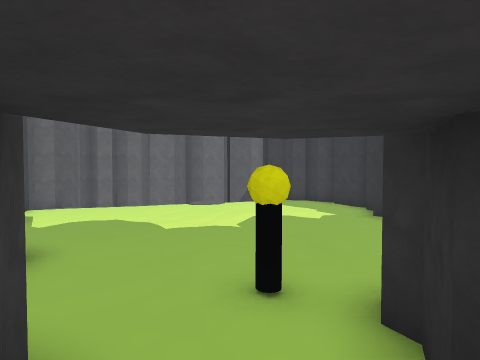
view 1 (above)

13 first-person views from a walk through a Unity game level. The camera is 1.4 m above the floor, tilts 2° down and sees 70° across. The floor is counted in squares, 2 m on a side. Each view is taken from the middle of a square. On the plan, view 1 faces up. The plan holds only what a view shows up to about 11 squares ahead; the rest is blank. The place goes on beyond the plan. The player is left out.

view 2
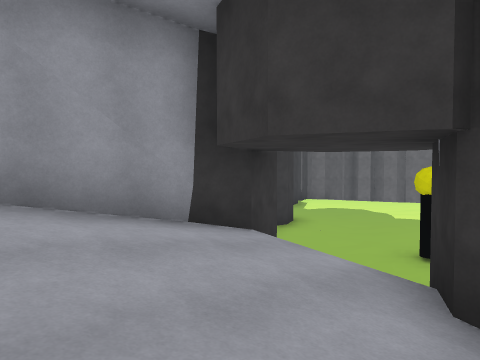

view 3
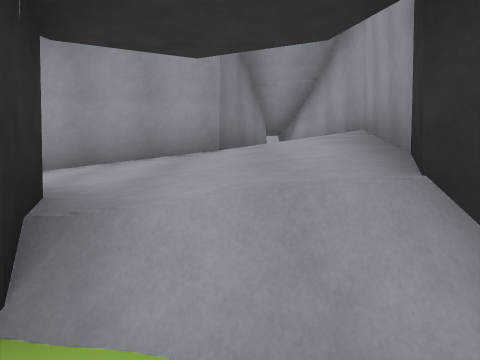

view 4
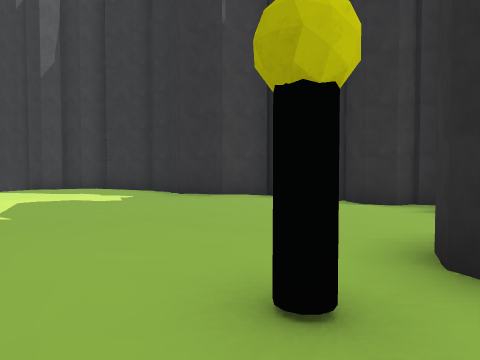

view 5
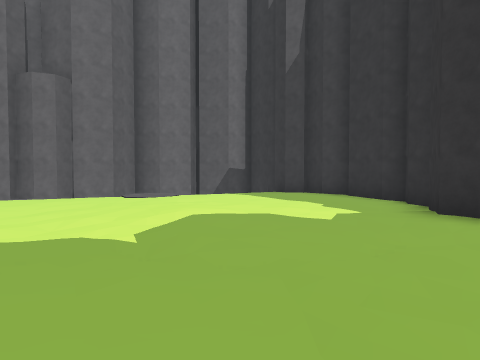

view 6
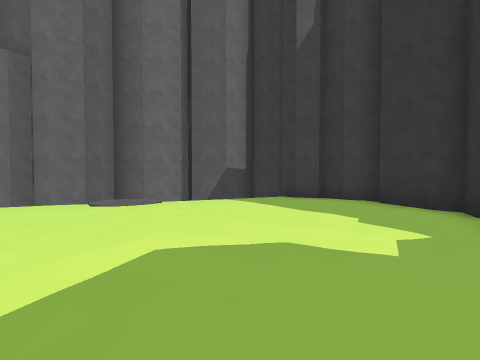

view 7
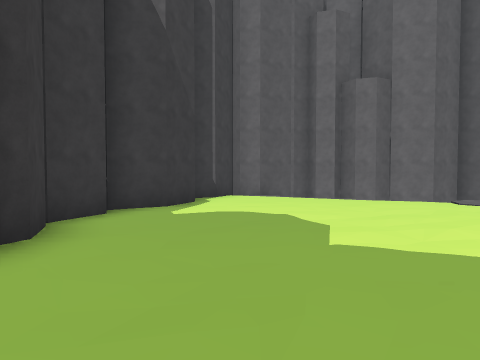

view 8
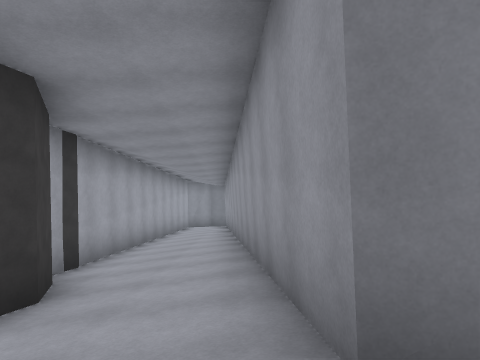

view 9
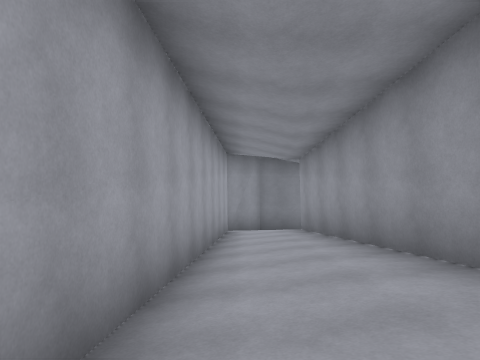

view 10
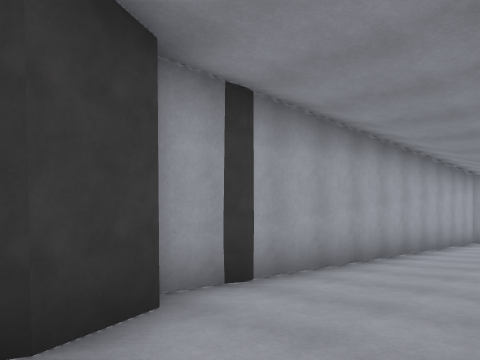

view 11
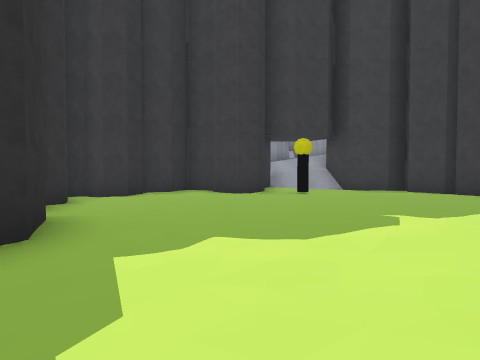

view 12
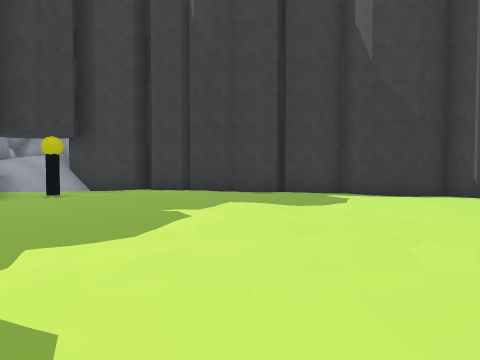

view 13
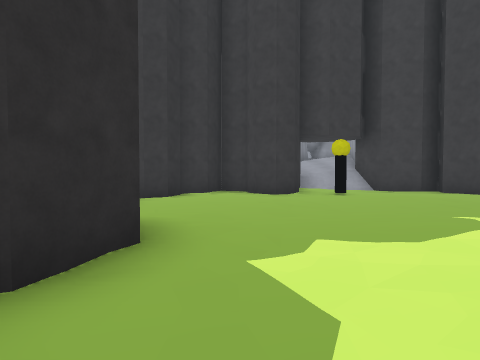

### Floor plan
Key: @ floor where view 1 was taken; # wall or solid block; . main floor; : floor 0.25 m higher than the main floor; / step, stairs or slope; ^ raised ledge; v drop or lower ground; O other object.
Columns run from 8 left of view 1 to 16 right of it. Each row starts with its distance up from view 1.
 18      ######
 17      ##vvv#
 16    ###   v###
 15  ###v vv....#
 14  #v vv......##
 13 ##v..........#
 12 #/...........#
 11 ##......::...#
 10 ##......::..##
  9  #......::...##
  8  #............#
  7  ##...........#
  6   ###..::.....##
  5     #:.::......#
  4     #...O....###
  3     ##....####
  2      ##//####
  1       ##//##############
  0       #/@//////////////##
 -1       #/////////////// /#
 -2       #/////########## ##
 -3       # #####
 -4       # #
 -5       # ^
 -6        #
 -7        #

Where each view was taken, in squares from view 1:
view 1: 0 up, 0 right, facing up
view 2: 2 down, 2 right, facing up-left
view 3: 3 up, 0 right, facing down
view 4: 3 up, 1 left, facing up-right
view 5: 5 up, 1 right, facing up
view 6: 7 up, 1 right, facing up
view 7: 5 up, 0 right, facing up-left
view 8: 2 down, 1 left, facing right
view 9: 0 up, 5 right, facing right
view 10: 2 down, 2 right, facing up-right
view 11: 13 up, 2 right, facing down
view 12: 13 up, 3 right, facing down-left
view 13: 13 up, 3 right, facing down
